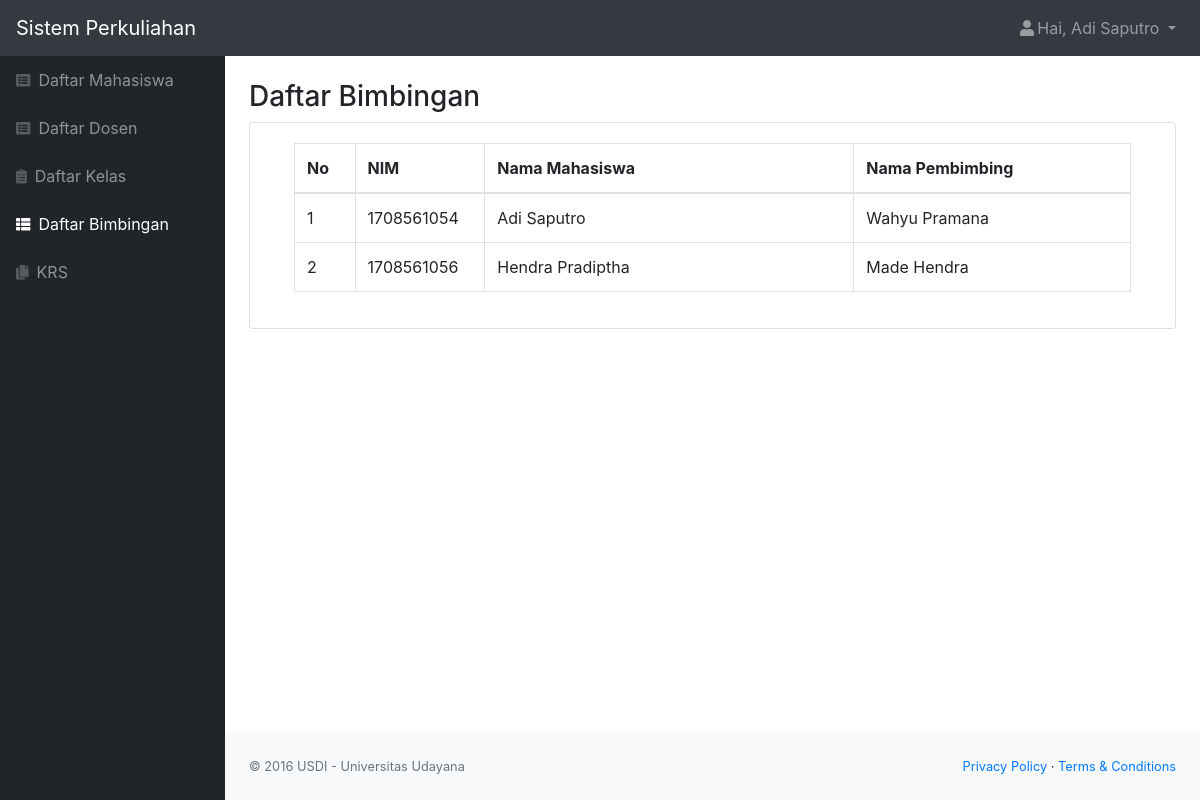
Page /bimbingan.php (signed in) on the committed database.
### tables this page shows
CREATE TABLE `bimbingan` (
  `id_bimbingan` int(11) NOT NULL,
  `id_dosen` int(11) NOT NULL,
  `id_mahasiswa` int(11) NOT NULL
);

CREATE TABLE `mahasiswa` (
  `id_mahasiswa` int(11) NOT NULL,
  `role` char(1) NOT NULL,
  `nim` char(10) NOT NULL,
  `nama` varchar(50) NOT NULL,
  `email` varchar(50) NOT NULL,
  `alamat` varchar(50) NOT NULL,
  `tanggal_lahir` date NOT NULL,
  `status` varchar(20) NOT NULL,
  `password` varchar(300) NOT NULL
);

CREATE TABLE `dosen` (
  `id_dosen` int(11) NOT NULL,
  `role` char(1) NOT NULL,
  `nip` varchar(25) NOT NULL,
  `nidn` char(10) NOT NULL,
  `nama` varchar(50) NOT NULL,
  `email` varchar(50) NOT NULL,
  `alamat` varchar(50) NOT NULL,
  `tanggal_lahir` date NOT NULL,
  `status` varchar(20) NOT NULL,
  `password` varchar(300) NOT NULL
);

### bimbingan.php (the view, shortened to what this page needs)
<?php
include "function.php";
$queryBimbingan = mysqli_query($koneksi, "SELECT bimbingan.id_bimbingan as id_bimbingan, mahasiswa.nim, dosen.nama as namados, mahasiswa.nama as namamah FROM bimbingan INNER JOIN dosen ON bimbingan.id_dosen=dosen.id_dosen INNER JOIN mahasiswa ON bimbingan.id_mahasiswa=mahasiswa.id_mahasiswa ORDER BY mahasiswa.nim asc");
$nama = $_SESSION['nama'];
$role = $_SESSION['role'];
?>
<!DOCTYPE html>
<html lang="en">
<head>
    <link href="css/styles.css" rel="stylesheet" />
    <link href="https://cdn.datatables.net/1.10.20/css/dataTables.bootstrap4.min.css" rel="stylesheet" />
</head>
<body class="sb-nav-fixed">
    <nav class="sb-topnav navbar navbar-expand navbar-dark bg-dark">
        <a class="navbar-brand" href="index.php">Sistem Perkuliahan</a>
        <ul class="navbar-nav ml-auto">
            <li class="nav-item dropdown">
                <a class="nav-link dropdown-toggle" id="userDropdown" href="#" role="button" data-toggle="dropdown" aria-haspopup="true" aria-expanded="false"><i class="fas fa-user fa-fw"></i>Hai, <?= $nama; ?> </a>
            </li>
        </ul>
    </nav>
    <div id="layoutSidenav">
        <div id="layoutSidenav_nav">
            <nav class="sb-sidenav accordion sb-sidenav-dark" id="sidenavAccordion">
                <div class="sb-sidenav-menu">
                    <div class="nav">
                        <a class="nav-link" href="mahasiswa.php">
                            <div class="sb-nav-link-icon"><i class="fas fa-list-alt"></i></div>
                            Daftar Mahasiswa
                        </a>
                        <a class="nav-link" href="dosen.php">
                            <div class="sb-nav-link-icon"><i class="fas fa-list-alt"></i></div>
                            Daftar Dosen
                        </a>
                        <a class="nav-link" href="kelas.php">
                            <div class="sb-nav-link-icon"><i class="fas fa-clipboard-list"></i></div>
                            Daftar Kelas
                        </a>
                        <a class="nav-link active" href="bimbingan.php">
                            <div class="sb-nav-link-icon"><i class="fas fa-th-list"></i></div>
                            Daftar Bimbingan
                        </a>
                        <?php if ($role == "1") { ?>
                            <a class="nav-link" href="krs.php">
                                <div class="sb-nav-link-icon"><i class="fas fa-copy"></i></div>
                                KRS
                            </a>
                        <?php } ?>
                    </div>
                </div>
            </nav>
        </div>
        <div id="layoutSidenav_content">
            <main>
                <div class="container-fluid">
                    <h3 class="mt-4">Daftar Bimbingan</h3>
                    <div class="card mb-4">
                        <div class="card-body">
                            <div class="table-responsive">
                                <div class="container">
                                    <table class="table table-bordered" id="dataTable" width="100%" cellspacing="0">
                                        <thead>
                                            <tr>
                                                <th class="col-sm-1" style="width: 5%;">No</th>
                                                <th class="col-sm-2" style="width: 5%;">NIM</th>
                                                <th class="col-sm-4" style="width: 45%;">Nama Mahasiswa</th>
                                                <th class="col-sm-3" style="width: 45%;">Nama Pembimbing</th>
                                            </tr>
                                        </thead>
                                        <?php $i = 1;
                                        foreach ($queryBimbingan as $data) : ?>
                                            <tr>
                                                <td><?= $i++; ?></td>
                                                <td><?= $data['nim']; ?></td>
                                                <td><?= $data['namamah']; ?></td>
                                                <td><?= $data['namados']; ?></td>
                                            </tr>
                                        <?php endforeach; ?>
                                    </table>
                                </div>
                            </div>
                        </div>
                    </div>
                </div>
            </main>
            <footer class="py-4 bg-light mt-auto">
                <div class="container-fluid">
                    <div class="d-flex align-items-center justify-content-between small">
                        <div class="text-muted">&copy; 2016 USDI - Universitas Udayana</div>
                        <div>
                            <a href="#">Privacy Policy</a>
                            &middot;
                            <a href="#">Terms &amp; Conditions</a>
                        </div>
                    </div>
                </div>
            </footer>
        </div>
    </div>
</body>
</html>

### rows in the picture
bimbingan: id_mahasiswa.nim "1708561054", id_mahasiswa.nama "Adi Saputro", id_dosen.nama "Wahyu Pramana"
bimbingan: id_mahasiswa.nim "1708561056", id_mahasiswa.nama "Hendra Pradiptha", id_dosen.nama "Made Hendra"

### other values in the picture
$nama "Adi Saputro"
